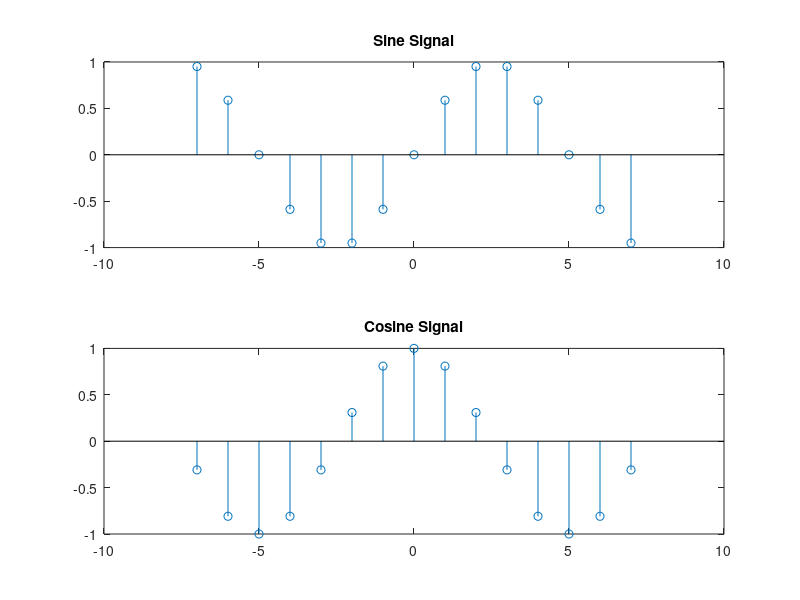

Source code (MATLAB):
discreteTime = -7 : 7;

sineSignal = sin(2*pi*0.1*discreteTime);
cosineSignal = cos(2*pi*0.1*discreteTime);

subplot(2, 1, 1), stem(discreteTime, sineSignal), title('Sine Signal');
subplot(2, 1, 2), stem(discreteTime, cosineSignal), title('Cosine Signal');